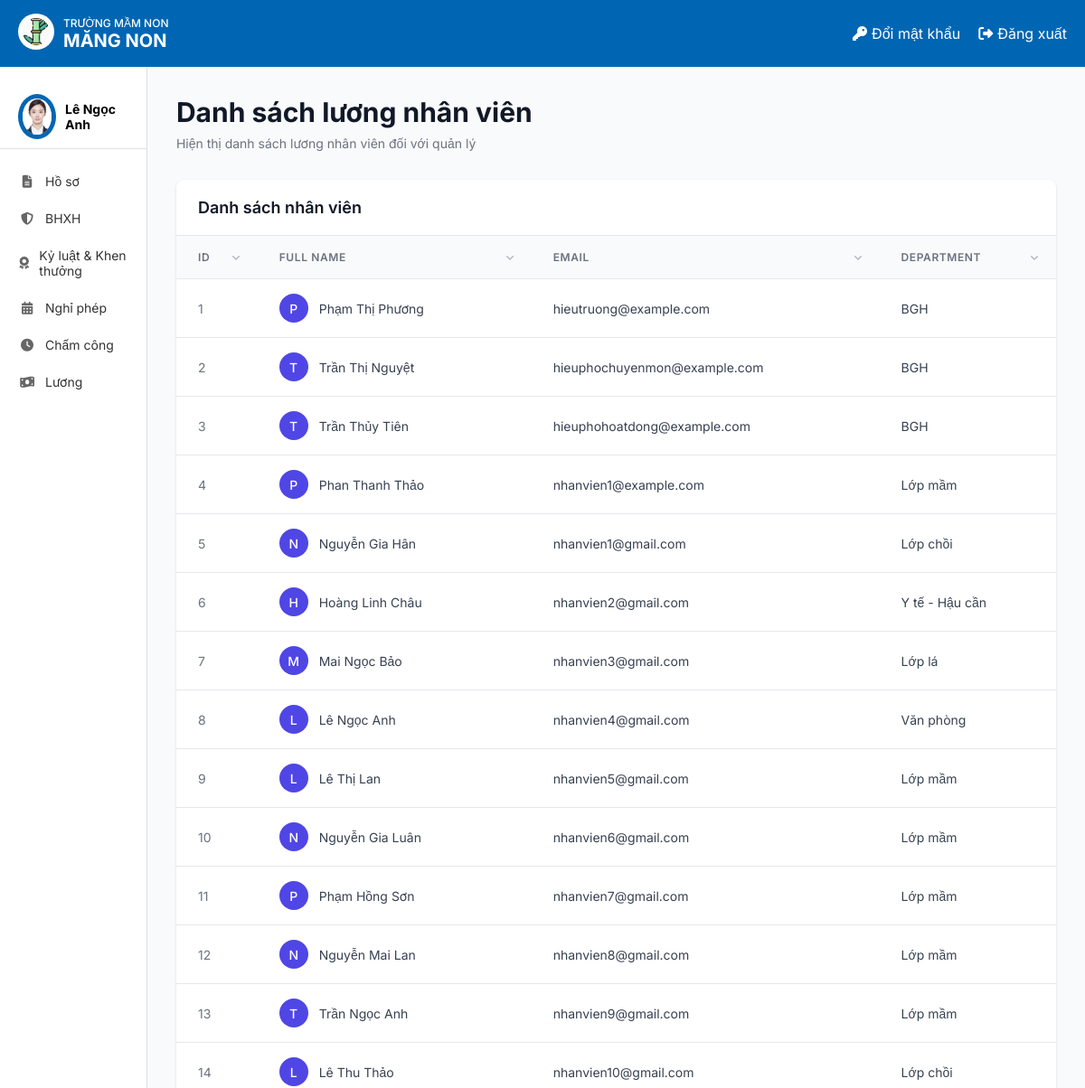
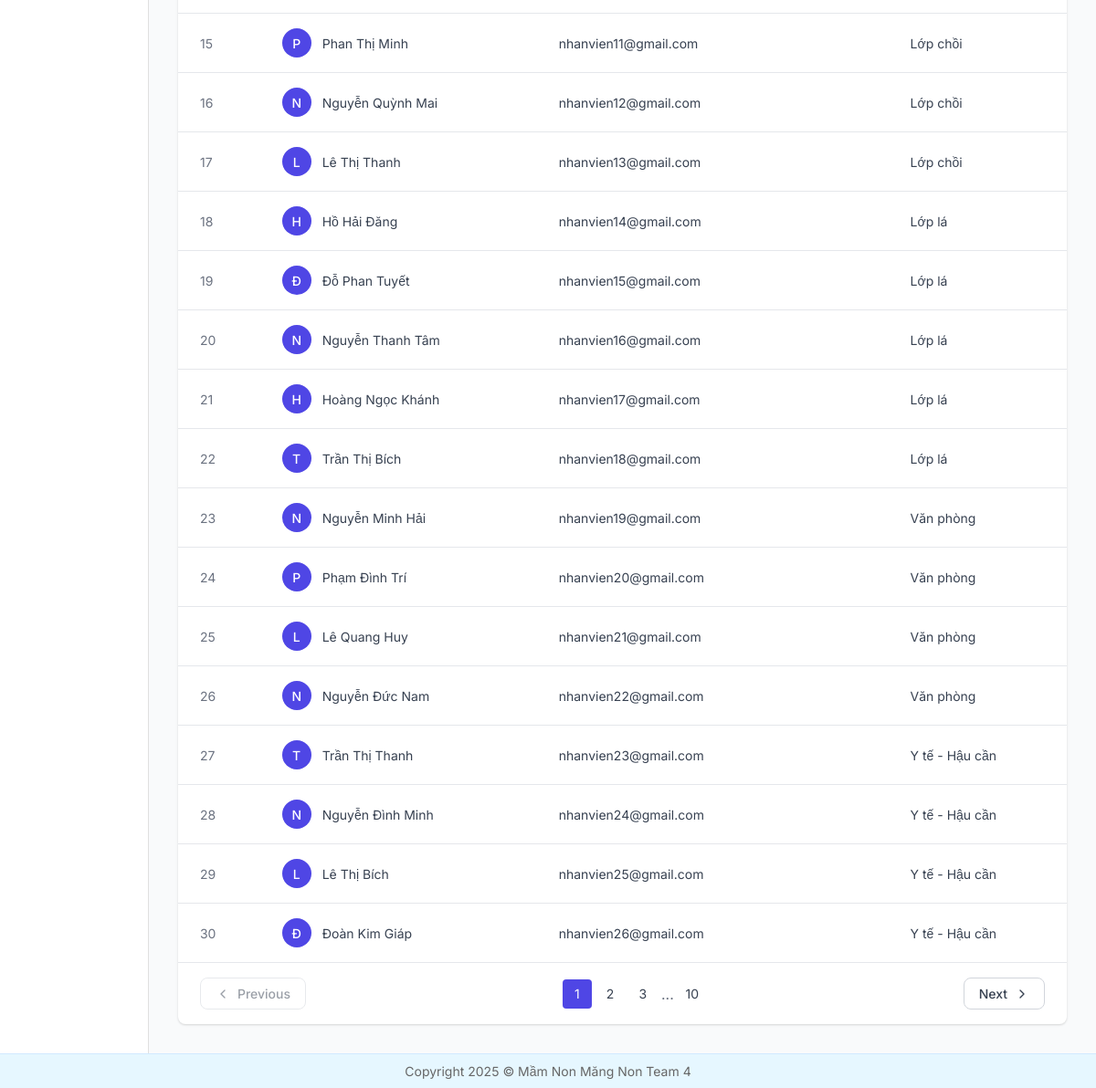
Screenshot of /danh-sach-nhan-vien/ (signed in) with the database file from the repository (2 pictures, top to bottom).
### HOME/models.py (models this page shows, shortened)
class NhanVien(models.Model):
 user = models.OneToOneField(User, on_delete=models.CASCADE, unique=True, null=False, related_name='nhanvien_home')
 ten_nv = models.CharField(max_length=100)
 anh_ca_nhan = models.ImageField(upload_to='nhanvien/', null=True, blank=True)
 gioi_tinh = models.CharField(max_length=10, choices=[('2', 'Nam'), ('1', 'Nữ')],default='1')
 ngay_sinh = models.DateField(null=True)
 vi_tri_cong_viec = models.CharField(max_length=100, blank=True, null=True)
 to_phong_ban = models.CharField(max_length=50, choices=TO_PHONG_BAN_CHOICES)
 trinh_do_hoc_van = models.CharField(max_length=50, choices=TRINH_DO_HOC_VAN_CHOICES)
 chuyen_nganh = models.CharField(max_length=100, null=True)
 noi_dao_tao = models.CharField(max_length=100)
 nam_tn = models.IntegerField(null=True)
 ngay_cap = models.DateField(null=True)
 noi_cap = models.CharField(max_length=100)
 dia_chi_tam_tru = models.TextField(null=True)
 chuc_vu = models.CharField(max_length=150, null=True)
 so_dien_thoai = models.CharField(
     max_length=10,
     unique=True)
 email = models.EmailField(unique=True, max_length=50, null=True)
 so_cccd = models.CharField(
     max_length=12,
     unique=True
 )
 phu_caps = models.ManyToManyField(PhuCap, through='PhuCapNhanVien',blank=True)
 class Meta:
     db_table = 'HOME_nhanvien'

### luong/views.py (the view)
# urls.py: path('danh-sach-nhan-vien/', danh_sach_nhan_vien_va_luong, name='danh_sach_nhan_vien'),
@login_required
@permission_required('HOME.view_danh_sach_nhan_vien_luong')
def danh_sach_nhan_vien_va_luong(request):
    nhan_vien = get_object_or_404(NhanVien, user=request.user)
    if nhan_vien.vi_tri_cong_viec not in ['Kế toán']:
        return render(request, 'error.html', {'message': 'Bạn không có quyền truy cập vào phần này.'})
    nhan_viens = NhanVien.objects.all().order_by('id')
    return render(request, 'Luong/Danh_sach_nhan_vien.html', {
        'user': request.user,
        'nhan_viens': nhan_viens,
        'nhan_vien': nhan_vien
    })

### templates/Luong/Danh_sach_nhan_vien.html (shortened to what this page needs)
{% extends "home.html" %}
{% block page_background %}
{% load static %}
<div class="employee-dashboard" style="width: 1500px">
  <div class="dashboard-header">
    <div class="header-left">
      <h1 class="page-title">Danh sách lương nhân viên</h1>
      <p class="page-subtitle">Hiện thị danh sách lương nhân viên đối với quản lý</p>
    </div>
  </div>
  <div class="table-container">
    <div class="table-header">
      <h2 class="table-title">Danh sách nhân viên</h2>
    </div>
    <div class="employee-table">
      <table>
        <thead>
          <tr>
            <th class="sortable" data-sort="id">
              ID
              <svg class="sort-icon" viewBox="0 0 24 24" fill="none" stroke="currentColor" stroke-width="2" stroke-linecap="round" stroke-linejoin="round">
                <path d="M7 10l5 5 5-5"></path>
              </svg>
            </th>
            <th class="sortable" data-sort="name">
              Full Name
              <svg class="sort-icon" viewBox="0 0 24 24" fill="none" stroke="currentColor" stroke-width="2" stroke-linecap="round" stroke-linejoin="round">
                <path d="M7 10l5 5 5-5"></path>
              </svg>
            </th>
            <th class="sortable" data-sort="email">
              Email
              <svg class="sort-icon" viewBox="0 0 24 24" fill="none" stroke="currentColor" stroke-width="2" stroke-linecap="round" stroke-linejoin="round">
                <path d="M7 10l5 5 5-5"></path>
              </svg>
            </th>
            <th class="sortable" data-sort="department">
              Department
              <svg class="sort-icon" viewBox="0 0 24 24" fill="none" stroke="currentColor" stroke-width="2" stroke-linecap="round" stroke-linejoin="round">
                <path d="M7 10l5 5 5-5"></path>
              </svg>
            </th>
          </tr>
        </thead>
        <tbody>
          {% for item in nhan_viens %}
          <tr class="employee-row">
            <td class="employee-id">
              <a href="{% url 'xem_bang_luong_cua_nhan_vien' item.id %}" style="display:block; width:100%; height:100%; text-decoration:none; color:inherit;">
                {{ item.id }}
              </a>
            </td>
            <td class="employee-name">
              <div class="avatar">
                {{ item.ten_nv|slice:":1" }}
              </div>
              <span>
                <a href="{% url 'xem_bang_luong_cua_nhan_vien' item.id %}" style="display:block; width:100%; height:100%; text-decoration:none; color:inherit;">
                {{ item.ten_nv }}
                </a>
              </span>
            </td>
            <td class="employee-email">{{ item.user.email }}</td>
            <td class="employee-department">{{ item.to_phong_ban }}</td>
          </tr>
          {% endfor %}
        </tbody>
      </table>
    </div>
    <div class="pagination">
      <button class="pagination-button" disabled>
        <svg viewBox="0 0 24 24" fill="none" stroke="currentColor" stroke-width="2" stroke-linecap="round" stroke-linejoin="round">
          <polyline points="15 18 9 12 15 6"></polyline>
        </svg>
        Previous
      </button>
      <div class="pagination-pages">
        <button class="pagination-page active">1</button>
        <button class="pagination-page">2</button>
        <button class="pagination-page">3</button>
        <span class="pagination-ellipsis">...</span>
        <button class="pagination-page">10</button>
      </div>
      <button class="pagination-button">
        Next
        <svg viewBox="0 0 24 24" fill="none" stroke="currentColor" stroke-width="2" stroke-linecap="round" stroke-linejoin="round">
          <polyline points="9 18 15 12 9 6"></polyline>
        </svg>
      </button>
    </div>
  </div>
</div>
<link rel="stylesheet" href="{% static 'css/danh_sach_nhan_vien_cham_cong.css' %}">
{% endblock %}

### templates/home.html (shortened to what this page needs)
<!DOCTYPE html>
{% load static %}
<html lang="vi">
<head>
    <link rel="stylesheet" href="{% static 'css/style.css' %}">
    <link rel="stylesheet" href="https://cdnjs.cloudflare.com/ajax/libs/font-awesome/6.4.0/css/all.min.css">
</head>
<body>
    <div class="container">
        <header class="header">
            <div class="logo-container">
                <a href="{% url 'home' %}">
                    <img src="{% static 'images/logo.jpg' %}" alt="Logo" class="logo-img">
                </a>
                <div class="logo-text">
                    <div class="school-type">TRƯỜNG MẦM NON</div>
                    <div class="school-name"><b>MĂNG NON</b></div>
                </div>
            </div>
            <div class="header-actions">
                <a href="{% url 'change_password' %}" class="header-link">
                    <i class="fas fa-key"></i> Đổi mật khẩu
                </a>
                <a href="{% url 'logout' %}" class="header-link">
                    <i class="fas fa-sign-out-alt"></i> Đăng xuất
                </a>
            </div>
        </header>
        <div class="content">
            <aside class="sidebar">
                <div class="user-profile">
                    <div class="avatar_home">
                        <img src="{{ nhan_vien.anh_ca_nhan.url }}" alt="User Avatar">
                    </div>
                    <div class="user-info">
                        {% if request.user.is_authenticated %}
                            <div class="user-name">{{ nhan_vien.ten_nv }}</div>
                        {% endif %}
                    </div>
                </div>
                <nav class="sidebar-nav">
                    <a href="{% url 'Redirect_hoso_view' %}" class="nav-item"><i class="fas fa-file-alt"></i> Hồ sơ</a>
                    <a href="{% url 'redirectBHXH' %}" class="nav-item"><i class="fas fa-shield-alt"></i> BHXH</a>
                    <a href="{% url 'ky_luat_khen_thuong' %}" class="nav-item"><i class="fas fa-award"></i> Kỷ luật & Khen thưởng</a>
                    <a href="{% url 'DanhSachNP_redirect' %}" class="nav-item"><i class="fas fa-calendar-alt"></i> Nghỉ phép</a>
                    <a href="{% url 'cham_cong' %}" class="nav-item"><i class="fas fa-clock"></i> Chấm công</a>
                    <a href="{% url 'chuyen_huong_luong' %}" class="nav-item"><i class="fas fa-money-bill-wave"></i> Lương</a>
                </nav>
            </aside>
            {% block page_background %}{% endblock %}
        </div>
        <footer class="footer">
            <p>Copyright 2025 © Mầm Non Măng Non Team 4</p>
        </footer>
    </div>
</body>
</html>

### static/css/style.css (style rules this page uses)
* { margin: 0; padding: 0; box-sizing: border-box; font-family: 'Inter', sans-serif; }
body { background-color: #f5f5f5; }
.container { display: flex; flex-direction: column; min-height: 100vh; }
.header { background-color: #0066b3; color: white; padding: 15px 20px; display: flex; justify-content: space-between; align-items: center; }
.logo-container { display: flex; align-items: center; }
.logo-img { width: 40px; height: 40px; margin-right: 10px; background-color: white; border-radius: 50%; padding: 5px; }
.logo-text { display: flex; flex-direction: column; }
.school-type { font-size: 12px; font-weight: 500; }
.school-name { font-size: 20px; font-weight: bold; }
.header-actions { display: flex; gap: 20px; }
.header-link { color: white; text-decoration: none; display: flex; align-items: center; gap: 5px; }
.content { display: flex; flex: 1; }
.sidebar { width: 240px; background-color: white; border-right: 1px solid #e0e0e0; padding: 20px 0; }
.user-profile { display: flex; align-items: center; padding: 10px 20px; border-bottom: 1px solid #e0e0e0; margin-bottom: 15px; }
.avatar_home { width: 50px; height: 50px; border-radius: 50%; overflow: hidden; margin-right: 10px; border: 5px solid #0066b3; }
.avatar_home img { width: 100%; height: 100%; object-fit: cover; }
.user-info { display: flex; flex-direction: column; }
.user-name { font-weight: bold; font-size: 14px; }
.sidebar-nav { display: flex; flex-direction: column; }
.nav-item { padding: 12px 20px; color: #333; text-decoration: none; display: flex; align-items: center; gap: 10px; font-size: 14px; transition: background-color 0.2s; }
.nav-item i { width: 20px; text-align: center; color: #666; }
.footer { background-color: #e6f7ff; padding: 10px 20px; text-align: center; color: #666; font-size: 14px; border-top: 1px solid #d1e9ff; margin-top: auto; z-index: 2; }

### rows the page displays
NhanVien: anh_ca_nhan (picture), ten_nv "Lê Ngọc Anh", id "8", ten_nv "L", user.email "nhanvien4@gmail.com", to_phong_ban "Văn phòng"
NhanVien: id "1", ten_nv "P", ten_nv "Phạm Thị Phương", user.email "hieutruong@example.com", to_phong_ban "BGH"
NhanVien: id "2", ten_nv "T", ten_nv "Trần Thị Nguyệt", user.email "hieuphochuyenmon@example.com", to_phong_ban "BGH"
NhanVien: id "3", ten_nv "T", ten_nv "Trần Thủy Tiên", user.email "hieuphohoatdong@example.com", to_phong_ban "BGH"
NhanVien: id "4", ten_nv "P", ten_nv "Phan Thanh Thảo", user.email "nhanvien1@example.com", to_phong_ban "Lớp mầm"
NhanVien: id "5", ten_nv "N", ten_nv "Nguyễn Gia Hân", user.email "nhanvien1@gmail.com", to_phong_ban "Lớp chồi"
NhanVien: id "6", ten_nv "H", ten_nv "Hoàng Linh Châu", user.email "nhanvien2@gmail.com", to_phong_ban "Y tế - Hậu cần"
NhanVien: id "7", ten_nv "M", ten_nv "Mai Ngọc Bảo", user.email "nhanvien3@gmail.com", to_phong_ban "Lớp lá"
NhanVien: id "9", ten_nv "L", ten_nv "Lê Thị Lan", user.email "nhanvien5@gmail.com", to_phong_ban "Lớp mầm"
NhanVien: id "10", ten_nv "N", ten_nv "Nguyễn Gia Luân", user.email "nhanvien6@gmail.com", to_phong_ban "Lớp mầm"
NhanVien: id "11", ten_nv "P", ten_nv "Phạm Hồng Sơn", user.email "nhanvien7@gmail.com", to_phong_ban "Lớp mầm"
NhanVien: id "12", ten_nv "N", ten_nv "Nguyễn Mai Lan", user.email "nhanvien8@gmail.com", to_phong_ban "Lớp mầm"
NhanVien: id "13", ten_nv "T", ten_nv "Trần Ngọc Anh", user.email "nhanvien9@gmail.com", to_phong_ban "Lớp mầm"
NhanVien: id "14", ten_nv "L", ten_nv "Lê Thu Thảo", user.email "nhanvien10@gmail.com", to_phong_ban "Lớp chồi"
NhanVien: id "15", ten_nv "P", ten_nv "Phan Thị Minh", user.email "nhanvien11@gmail.com", to_phong_ban "Lớp chồi"
NhanVien: id "16", ten_nv "N", ten_nv "Nguyễn Quỳnh Mai", user.email "nhanvien12@gmail.com", to_phong_ban "Lớp chồi"
NhanVien: id "17", ten_nv "L", ten_nv "Lê Thị Thanh", user.email "nhanvien13@gmail.com", to_phong_ban "Lớp chồi"
NhanVien: id "18", ten_nv "H", ten_nv "Hồ Hải Đăng", user.email "nhanvien14@gmail.com", to_phong_ban "Lớp lá"
NhanVien: id "19", ten_nv "Đ", ten_nv "Đỗ Phan Tuyết", user.email "nhanvien15@gmail.com", to_phong_ban "Lớp lá"
NhanVien: id "20", ten_nv "N", ten_nv "Nguyễn Thanh Tâm", user.email "nhanvien16@gmail.com", to_phong_ban "Lớp lá"
NhanVien: id "21", ten_nv "H", ten_nv "Hoàng Ngọc Khánh", user.email "nhanvien17@gmail.com", to_phong_ban "Lớp lá"
NhanVien: id "22", ten_nv "T", ten_nv "Trần Thị Bích", user.email "nhanvien18@gmail.com", to_phong_ban "Lớp lá"
NhanVien: id "23", ten_nv "N", ten_nv "Nguyễn Minh Hải", user.email "nhanvien19@gmail.com", to_phong_ban "Văn phòng"
NhanVien: id "24", ten_nv "P", ten_nv "Phạm Đình Trí", user.email "nhanvien20@gmail.com", to_phong_ban "Văn phòng"
NhanVien: id "25", ten_nv "L", ten_nv "Lê Quang Huy", user.email "nhanvien21@gmail.com", to_phong_ban "Văn phòng"
NhanVien: id "26", ten_nv "N", ten_nv "Nguyễn Đức Nam", user.email "nhanvien22@gmail.com", to_phong_ban "Văn phòng"
NhanVien: id "27", ten_nv "T", ten_nv "Trần Thị Thanh", user.email "nhanvien23@gmail.com", to_phong_ban "Y tế - Hậu cần"
NhanVien: id "28", ten_nv "N", ten_nv "Nguyễn Đình Minh", user.email "nhanvien24@gmail.com", to_phong_ban "Y tế - Hậu cần"
NhanVien: id "29", ten_nv "L", ten_nv "Lê Thị Bích", user.email "nhanvien25@gmail.com", to_phong_ban "Y tế - Hậu cần"
NhanVien: id "30", ten_nv "Đ", ten_nv "Đoàn Kim Giáp", user.email "nhanvien26@gmail.com", to_phong_ban "Y tế - Hậu cần"
